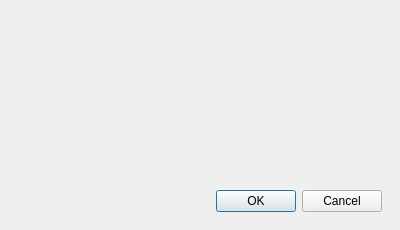
<?xml version="1.0" encoding="UTF-8"?>
<ui version="4.0">
 <class>Dialog</class>
 <widget class="QDialog" name="Dialog">
  <property name="geometry">
   <rect>
    <x>0</x>
    <y>0</y>
    <width>400</width>
    <height>230</height>
   </rect>
  </property>
  <property name="minimumSize">
   <size>
    <width>400</width>
    <height>230</height>
   </size>
  </property>
  <property name="maximumSize">
   <size>
    <width>400</width>
    <height>230</height>
   </size>
  </property>
  <property name="windowTitle">
   <string>Add Pulse</string>
  </property>
  <property name="modal">
   <bool>true</bool>
  </property>
  <layout class="QVBoxLayout" name="verticalLayout">
   <property name="spacing">
    <number>12</number>
   </property>
   <property name="leftMargin">
    <number>18</number>
   </property>
   <property name="topMargin">
    <number>18</number>
   </property>
   <property name="rightMargin">
    <number>18</number>
   </property>
   <property name="bottomMargin">
    <number>18</number>
   </property>
   <item>
    <widget class="PulsePropertiesWidget" name="editProperties" native="true"/>
   </item>
   <item>
    <widget class="QDialogButtonBox" name="buttonBox">
     <property name="orientation">
      <enum>Qt::Horizontal</enum>
     </property>
     <property name="standardButtons">
      <set>QDialogButtonBox::Cancel|QDialogButtonBox::Ok</set>
     </property>
    </widget>
   </item>
  </layout>
 </widget>
 <customwidgets>
  <customwidget>
   <class>PulsePropertiesWidget</class>
   <extends>QWidget</extends>
   <header>frcpredict.ui</header>
   <container>1</container>
  </customwidget>
 </customwidgets>
 <resources/>
 <connections>
  <connection>
   <sender>buttonBox</sender>
   <signal>accepted()</signal>
   <receiver>Dialog</receiver>
   <slot>accept()</slot>
   <hints>
    <hint type="sourcelabel">
     <x>248</x>
     <y>254</y>
    </hint>
    <hint type="destinationlabel">
     <x>157</x>
     <y>274</y>
    </hint>
   </hints>
  </connection>
  <connection>
   <sender>buttonBox</sender>
   <signal>rejected()</signal>
   <receiver>Dialog</receiver>
   <slot>reject()</slot>
   <hints>
    <hint type="sourcelabel">
     <x>316</x>
     <y>260</y>
    </hint>
    <hint type="destinationlabel">
     <x>286</x>
     <y>274</y>
    </hint>
   </hints>
  </connection>
 </connections>
</ui>
